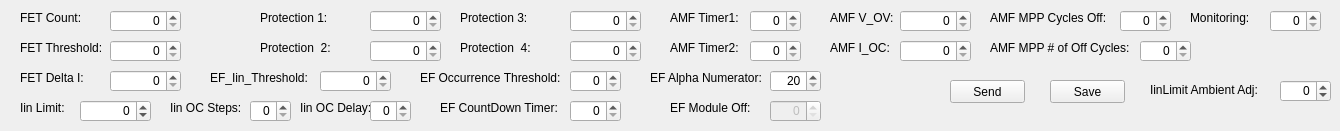
        <widget class="QWidget" name="ProtectionTab">
         <property name="toolTip">
          <string>Protection Tab: Will Display the associated protections for an End Device based on its family.</string>
         </property>
         <attribute name="title">
          <string>Protection</string>
         </attribute>
         <widget class="QLabel" name="protectionsFETFailureCountLabel">
          <property name="geometry">
           <rect>
            <x>20</x>
            <y>10</y>
            <width>61</width>
            <height>16</height>
           </rect>
          </property>
          <property name="text">
           <string>FET Count:</string>
          </property>
         </widget>
         <widget class="QSpinBox" name="protectionsFETFailureCountSpinBox">
          <property name="geometry">
           <rect>
            <x>110</x>
            <y>10</y>
            <width>71</width>
            <height>22</height>
           </rect>
          </property>
          <property name="toolTip">
           <string>s * 26 i&lt;X&gt;, where X is the milliseconds failure condition must be true, 0 disables.</string>
          </property>
          <property name="alignment">
           <set>Qt::AlignRight|Qt::AlignTrailing|Qt::AlignVCenter</set>
          </property>
          <property name="minimum">
           <number>0</number>
          </property>
          <property name="maximum">
           <number>32767</number>
          </property>
          <property name="value">
           <number>0</number>
          </property>
         </widget>
         <widget class="QLabel" name="protectionsFETThresholdLabel">
          <property name="geometry">
           <rect>
            <x>20</x>
            <y>40</y>
            <width>91</width>
            <height>16</height>
           </rect>
          </property>
          <property name="text">
           <string>FET Threshold:</string>
          </property>
         </widget>
         <widget class="QLabel" name="protectionsFETDeltaCurrentLabel">
          <property name="geometry">
           <rect>
            <x>20</x>
            <y>70</y>
            <width>81</width>
            <height>16</height>
           </rect>
          </property>
          <property name="text">
           <string>FET Delta I:</string>
          </property>
         </widget>
         <widget class="QSpinBox" name="protectionsFETThresholdSpinBox">
          <property name="geometry">
           <rect>
            <x>110</x>
            <y>40</y>
            <width>71</width>
            <height>22</height>
           </rect>
          </property>
          <property name="toolTip">
           <string>s * 27 i&lt;X&gt;, where X is the Iout value that must be exceeded for an activated FET failure algorithm to be operational.</string>
          </property>
          <property name="alignment">
           <set>Qt::AlignRight|Qt::AlignTrailing|Qt::AlignVCenter</set>
          </property>
          <property name="minimum">
           <number>0</number>
          </property>
          <property name="maximum">
           <number>32767</number>
          </property>
          <property name="value">
           <number>0</number>
          </property>
         </widget>
         <widget class="QSpinBox" name="protectionsFETDeltaCurrentSpinBox">
          <property name="geometry">
           <rect>
            <x>110</x>
            <y>70</y>
            <width>71</width>
            <height>22</height>
           </rect>
          </property>
          <property name="toolTip">
           <string>s * 28 i&lt;X&gt;, where X is the milliamp difference between Iin1 or Iin2 and Iout for algorithm to recognize a FET failure.</string>
          </property>
          <property name="alignment">
           <set>Qt::AlignRight|Qt::AlignTrailing|Qt::AlignVCenter</set>
          </property>
          <property name="minimum">
           <number>0</number>
          </property>
          <property name="maximum">
           <number>32767</number>
          </property>
          <property name="value">
           <number>0</number>
          </property>
         </widget>
         <widget class="QPushButton" name="protectionsSendPushButton">
          <property name="geometry">
           <rect>
            <x>950</x>
            <y>80</y>
            <width>75</width>
            <height>23</height>
           </rect>
          </property>
          <property name="text">
           <string>Send</string>
          </property>
         </widget>
         <widget class="QPushButton" name="protectionsSavePushButton">
          <property name="geometry">
           <rect>
            <x>1050</x>
            <y>80</y>
            <width>75</width>
            <height>23</height>
           </rect>
          </property>
          <property name="text">
           <string>Save</string>
          </property>
         </widget>
         <widget class="QLabel" name="protectionsProtection1Label">
          <property name="geometry">
           <rect>
            <x>260</x>
            <y>10</y>
            <width>91</width>
            <height>16</height>
           </rect>
          </property>
          <property name="text">
           <string>Protection 1:</string>
          </property>
         </widget>
         <widget class="QSpinBox" name="protectionsProtection1SpinBox">
          <property name="geometry">
           <rect>
            <x>370</x>
            <y>10</y>
            <width>71</width>
            <height>22</height>
           </rect>
          </property>
          <property name="toolTip">
           <string>s * 26 i&lt;X&gt;, where X is the milliseconds failure condition must be true, 0 disables.</string>
          </property>
          <property name="alignment">
           <set>Qt::AlignRight|Qt::AlignTrailing|Qt::AlignVCenter</set>
          </property>
          <property name="minimum">
           <number>0</number>
          </property>
          <property name="maximum">
           <number>32767</number>
          </property>
          <property name="value">
           <number>0</number>
          </property>
         </widget>
         <widget class="QLabel" name="protectionsProtection2Label">
          <property name="geometry">
           <rect>
            <x>260</x>
            <y>40</y>
            <width>101</width>
            <height>16</height>
           </rect>
          </property>
          <property name="text">
           <string>Protection  2:</string>
          </property>
         </widget>
         <widget class="QSpinBox" name="protectionsProtection2SpinBox">
          <property name="geometry">
           <rect>
            <x>370</x>
            <y>40</y>
            <width>71</width>
            <height>22</height>
           </rect>
          </property>
          <property name="toolTip">
           <string>s * 26 i&lt;X&gt;, where X is the milliseconds failure condition must be true, 0 disables.</string>
          </property>
          <property name="alignment">
           <set>Qt::AlignRight|Qt::AlignTrailing|Qt::AlignVCenter</set>
          </property>
          <property name="minimum">
           <number>0</number>
          </property>
          <property name="maximum">
           <number>32767</number>
          </property>
          <property name="value">
           <number>0</number>
          </property>
         </widget>
         <widget class="QLabel" name="protectionsProtection3Label">
          <property name="geometry">
           <rect>
            <x>460</x>
            <y>10</y>
            <width>101</width>
            <height>16</height>
           </rect>
          </property>
          <property name="text">
           <string>Protection 3:</string>
          </property>
         </widget>
         <widget class="QSpinBox" name="protectionsProtection3SpinBox">
          <property name="geometry">
           <rect>
            <x>570</x>
            <y>10</y>
            <width>71</width>
            <height>22</height>
           </rect>
          </property>
          <property name="toolTip">
           <string>s * 26 i&lt;X&gt;, where X is the milliseconds failure condition must be true, 0 disables.</string>
          </property>
          <property name="alignment">
           <set>Qt::AlignRight|Qt::AlignTrailing|Qt::AlignVCenter</set>
          </property>
          <property name="minimum">
           <number>0</number>
          </property>
          <property name="maximum">
           <number>32767</number>
          </property>
          <property name="value">
           <number>0</number>
          </property>
         </widget>
         <widget class="QLabel" name="protectionsProtection4Label">
          <property name="geometry">
           <rect>
            <x>460</x>
            <y>40</y>
            <width>101</width>
            <height>16</height>
           </rect>
          </property>
          <property name="text">
           <string>Protection  4:</string>
          </property>
         </widget>
         <widget class="QSpinBox" name="protectionsProtection4SpinBox">
          <property name="geometry">
           <rect>
            <x>570</x>
            <y>40</y>
            <width>71</width>
            <height>22</height>
           </rect>
          </property>
          <property name="toolTip">
           <string>s * 26 i&lt;X&gt;, where X is the milliseconds failure condition must be true, 0 disables.</string>
          </property>
          <property name="alignment">
           <set>Qt::AlignRight|Qt::AlignTrailing|Qt::AlignVCenter</set>
          </property>
          <property name="minimum">
           <number>0</number>
          </property>
          <property name="maximum">
           <number>32767</number>
          </property>
          <property name="value">
           <number>0</number>
          </property>
         </widget>
         <widget class="QLabel" name="protectionsAMF_Timer1Label">
          <property name="geometry">
           <rect>
            <x>670</x>
            <y>10</y>
            <width>81</width>
            <height>16</height>
           </rect>
          </property>
          <property name="text">
           <string>AMF Timer1:</string>
          </property>
         </widget>
         <widget class="QLabel" name="protectionsAMF_Timer2Label">
          <property name="geometry">
           <rect>
            <x>670</x>
            <y>40</y>
            <width>81</width>
            <height>16</height>
           </rect>
          </property>
          <property name="text">
           <string>AMF Timer2:</string>
          </property>
         </widget>
         <widget class="QSpinBox" name="protectionsAMF_Timer1Spinbox">
          <property name="geometry">
           <rect>
            <x>750</x>
            <y>10</y>
            <width>51</width>
            <height>22</height>
           </rect>
          </property>
          <property name="toolTip">
           <string>s * 114 b&lt;X&gt;,where X is the number of 15 second increments for first AMF timer,  0 disables.</string>
          </property>
          <property name="alignment">
           <set>Qt::AlignRight|Qt::AlignTrailing|Qt::AlignVCenter</set>
          </property>
          <property name="minimum">
           <number>0</number>
          </property>
          <property name="maximum">
           <number>255</number>
          </property>
          <property name="value">
           <number>0</number>
          </property>
         </widget>
         <widget class="QSpinBox" name="protectionsAMF_Timer2Spinbox">
          <property name="geometry">
           <rect>
            <x>750</x>
            <y>40</y>
            <width>51</width>
            <height>22</height>
           </rect>
          </property>
          <property name="toolTip">
           <string>s * 115 b&lt;X&gt;, where X is the number of 15 second intervals Timer2 will last, duration between limit checks.</string>
          </property>
          <property name="alignment">
           <set>Qt::AlignRight|Qt::AlignTrailing|Qt::AlignVCenter</set>
          </property>
          <property name="minimum">
           <number>0</number>
          </property>
          <property name="maximum">
           <number>255</number>
          </property>
          <property name="value">
           <number>0</number>
          </property>
         </widget>
         <widget class="QLabel" name="protectionsAMF_V_OVLabel">
          <property name="geometry">
           <rect>
            <x>830</x>
            <y>10</y>
            <width>71</width>
            <height>16</height>
           </rect>
          </property>
          <property name="text">
           <string>AMF V_OV:</string>
          </property>
         </widget>
         <widget class="QLabel" name="protectionsAMF_I_OCLabel">
          <property name="geometry">
           <rect>
            <x>830</x>
            <y>40</y>
            <width>71</width>
            <height>16</height>
           </rect>
          </property>
          <property name="text">
           <string>AMF I_OC:</string>
          </property>
         </widget>
         <widget class="QSpinBox" name="protectionsAMF_V_OVSpinBox">
          <property name="geometry">
           <rect>
            <x>900</x>
            <y>10</y>
            <width>71</width>
            <height>22</height>
           </rect>
          </property>
          <property name="toolTip">
           <string>s * 37 i&lt;XXX&gt;, where XXX when divided by 33.33 will be equal to the Vout limit.</string>
          </property>
          <property name="alignment">
           <set>Qt::AlignRight|Qt::AlignTrailing|Qt::AlignVCenter</set>
          </property>
          <property name="minimum">
           <number>0</number>
          </property>
          <property name="maximum">
           <number>65535</number>
          </property>
          <property name="value">
           <number>0</number>
          </property>
         </widget>
         <widget class="QSpinBox" name="protectionsAMF_I_OCSpinBox">
          <property name="geometry">
           <rect>
            <x>900</x>
            <y>40</y>
            <width>71</width>
            <height>22</height>
           </rect>
          </property>
          <property name="toolTip">
           <string>s * 38 i&lt;XXX&gt;, where XXX is the milliAmps value for the Iout limit.</string>
          </property>
          <property name="alignment">
           <set>Qt::AlignRight|Qt::AlignTrailing|Qt::AlignVCenter</set>
          </property>
          <property name="minimum">
           <number>0</number>
          </property>
          <property name="maximum">
           <number>32767</number>
          </property>
          <property name="value">
           <number>0</number>
          </property>
         </widget>
         <widget class="QLabel" name="protectionsAMF_DebugLabel">
          <property name="geometry">
           <rect>
            <x>1190</x>
            <y>10</y>
            <width>71</width>
            <height>16</height>
           </rect>
          </property>
          <property name="text">
           <string>Monitoring:</string>
          </property>
         </widget>
         <widget class="QSpinBox" name="protectionsAMF_DebugSpinbox">
          <property name="geometry">
           <rect>
            <x>1270</x>
            <y>10</y>
            <width>51</width>
            <height>22</height>
           </rect>
          </property>
          <property name="toolTip">
           <string>s * 117 b&lt;X&gt;, where &lt;X&gt; is 1 to debug Memory Fix Algorithm and 2 is for seeing debug info for Engine Failure Algorithm, 3 is for Iin Limit Algorithm, 0 disables</string>
          </property>
          <property name="alignment">
           <set>Qt::AlignRight|Qt::AlignTrailing|Qt::AlignVCenter</set>
          </property>
          <property name="minimum">
           <number>0</number>
          </property>
          <property name="maximum">
           <number>3</number>
          </property>
          <property name="value">
           <number>0</number>
          </property>
         </widget>
         <widget class="QLabel" name="protectionsAMF_MPP_Off_CyclesLabel">
          <property name="geometry">
           <rect>
            <x>990</x>
            <y>10</y>
            <width>121</width>
            <height>16</height>
           </rect>
          </property>
          <property name="text">
           <string>AMF MPP Cycles Off:</string>
          </property>
         </widget>
         <widget class="QSpinBox" name="protectionsAMF_MPP_Off_CyclesSpinbox">
          <property name="geometry">
           <rect>
            <x>1120</x>
            <y>10</y>
            <width>51</width>
            <height>22</height>
           </rect>
          </property>
          <property name="toolTip">
           <string>s * 114 b&lt;X&gt;,where X is the number of 15 second increments for first AMF timer,  0 disables.</string>
          </property>
          <property name="alignment">
           <set>Qt::AlignRight|Qt::AlignTrailing|Qt::AlignVCenter</set>
          </property>
          <property name="minimum">
           <number>0</number>
          </property>
          <property name="maximum">
           <number>15</number>
          </property>
          <property name="value">
           <number>0</number>
          </property>
         </widget>
         <widget class="QLabel" name="protectionsAMF_MPP_TimesOffLabel">
          <property name="geometry">
           <rect>
            <x>990</x>
            <y>40</y>
            <width>151</width>
            <height>16</height>
           </rect>
          </property>
          <property name="text">
           <string>AMF MPP # of Off Cycles:</string>
          </property>
         </widget>
         <widget class="QSpinBox" name="protectionsAMF_MPP_TimesOffSpinbox">
          <property name="geometry">
           <rect>
            <x>1140</x>
            <y>40</y>
            <width>51</width>
            <height>22</height>
           </rect>
          </property>
          <property name="toolTip">
           <string>s * 114 b&lt;X&gt;,where X is the number of 15 second increments for first AMF timer,  0 disables.</string>
          </property>
          <property name="alignment">
           <set>Qt::AlignRight|Qt::AlignTrailing|Qt::AlignVCenter</set>
          </property>
          <property name="minimum">
           <number>0</number>
          </property>
          <property name="maximum">
           <number>15</number>
          </property>
          <property name="value">
           <number>0</number>
          </property>
         </widget>
         <widget class="QLabel" name="protectionsEFInputCurrentThresholdLabel">
          <property name="geometry">
           <rect>
            <x>210</x>
            <y>70</y>
            <width>101</width>
            <height>16</height>
           </rect>
          </property>
          <property name="text">
           <string>EF_Iin_Threshold:</string>
          </property>
         </widget>
         <widget class="QSpinBox" name="protectionsEFInputCurrentThresholdSpinBox">
          <property name="geometry">
           <rect>
            <x>320</x>
            <y>70</y>
            <width>71</width>
            <height>22</height>
           </rect>
          </property>
          <property name="toolTip">
           <string>s * 39 i&lt;X&gt;, where &lt;X&gt; is the value in milliAmps, upper limit of 32767</string>
          </property>
          <property name="alignment">
           <set>Qt::AlignRight|Qt::AlignTrailing|Qt::AlignVCenter</set>
          </property>
          <property name="minimum">
           <number>0</number>
          </property>
          <property name="maximum">
           <number>32767</number>
          </property>
          <property name="value">
           <number>0</number>
          </property>
         </widget>
         <widget class="QLabel" name="protectionsEFOccurrenceThresholdLabel">
          <property name="geometry">
           <rect>
            <x>420</x>
            <y>70</y>
            <width>151</width>
            <height>16</height>
           </rect>
          </property>
          <property name="text">
           <string>EF Occurrence Threshold:</string>
          </property>
         </widget>
         <widget class="QSpinBox" name="protectionsEFOccurrenceThresholdSpinbox">
          <property name="geometry">
           <rect>
            <x>570</x>
            <y>70</y>
            <width>51</width>
            <height>22</height>
           </rect>
          </property>
          <property name="toolTip">
           <string>s * 118 b&lt;X&gt;,where X is the number of times a engine failure will be recognized before taking action,  0 disables EF algorithm.</string>
          </property>
          <property name="alignment">
           <set>Qt::AlignRight|Qt::AlignTrailing|Qt::AlignVCenter</set>
          </property>
          <property name="minimum">
           <number>0</number>
          </property>
          <property name="maximum">
           <number>255</number>
          </property>
          <property name="value">
           <number>0</number>
          </property>
         </widget>
         <widget class="QLabel" name="protectionsEFCountDownTimerLabel">
          <property name="geometry">
           <rect>
            <x>440</x>
            <y>100</y>
            <width>121</width>
            <height>16</height>
           </rect>
          </property>
          <property name="text">
           <string>EF CountDown Timer:</string>
          </property>
         </widget>
         <widget class="QSpinBox" name="protectionsEFCountDownTimerSpinbox">
          <property name="geometry">
           <rect>
            <x>570</x>
            <y>100</y>
            <width>51</width>
            <height>22</height>
           </rect>
          </property>
          <property name="toolTip">
           <string>s * 119 b&lt;X&gt;, where &lt;X&gt; is used to provide a X * 3  interval between checks in seconds.</string>
          </property>
          <property name="alignment">
           <set>Qt::AlignRight|Qt::AlignTrailing|Qt::AlignVCenter</set>
          </property>
          <property name="minimum">
           <number>0</number>
          </property>
          <property name="maximum">
           <number>255</number>
          </property>
          <property name="value">
           <number>0</number>
          </property>
         </widget>
         <widget class="QLabel" name="protectionsEFAlphaNumeratorLabel">
          <property name="geometry">
           <rect>
            <x>650</x>
            <y>70</y>
            <width>111</width>
            <height>16</height>
           </rect>
          </property>
          <property name="text">
           <string>EF Alpha Numerator:</string>
          </property>
         </widget>
         <widget class="QSpinBox" name="protectionsEFAlphaNumeratorSpinbox">
          <property name="geometry">
           <rect>
            <x>770</x>
            <y>70</y>
            <width>51</width>
            <height>22</height>
           </rect>
          </property>
          <property name="toolTip">
           <string>s * 120 b&lt;X&gt;, where &lt;X&gt; is a value divided by 1000.0 to provide the alpha coefficient for the EF algorithm.</string>
          </property>
          <property name="alignment">
           <set>Qt::AlignRight|Qt::AlignTrailing|Qt::AlignVCenter</set>
          </property>
          <property name="minimum">
           <number>20</number>
          </property>
          <property name="maximum">
           <number>50</number>
          </property>
          <property name="value">
           <number>20</number>
          </property>
          <property name="displayIntegerBase">
           <number>10</number>
          </property>
         </widget>
         <widget class="QLabel" name="protectionsEFModuleOffLabel">
          <property name="geometry">
           <rect>
            <x>670</x>
            <y>100</y>
            <width>91</width>
            <height>16</height>
           </rect>
          </property>
          <property name="text">
           <string>EF Module Off:</string>
          </property>
         </widget>
         <widget class="QSpinBox" name="protectionsEFModuleOffSpinbox">
          <property name="enabled">
           <bool>false</bool>
          </property>
          <property name="geometry">
           <rect>
            <x>770</x>
            <y>100</y>
            <width>51</width>
            <height>22</height>
           </rect>
          </property>
          <property name="toolTip">
           <string>Read Only Value, a value of 0xFE (254) indicates the algorithm has turned off the module, 0 indicates otherwise.</string>
          </property>
          <property name="alignment">
           <set>Qt::AlignRight|Qt::AlignTrailing|Qt::AlignVCenter</set>
          </property>
          <property name="minimum">
           <number>0</number>
          </property>
          <property name="maximum">
           <number>254</number>
          </property>
          <property name="value">
           <number>0</number>
          </property>
         </widget>
         <widget class="QLabel" name="protectionsIinLimitLabel">
          <property name="geometry">
           <rect>
            <x>20</x>
            <y>100</y>
            <width>61</width>
            <height>16</height>
           </rect>
          </property>
          <property name="text">
           <string>Iin Limit:</string>
          </property>
         </widget>
         <widget class="QSpinBox" name="protectionsIinLimitSpinbox">
          <property name="geometry">
           <rect>
            <x>80</x>
            <y>100</y>
            <width>71</width>
            <height>22</height>
           </rect>
          </property>
          <property name="toolTip">
           <string>s * 40 i&lt;XXX&gt;, where XXX can be -32768 through 32767</string>
          </property>
          <property name="alignment">
           <set>Qt::AlignRight|Qt::AlignTrailing|Qt::AlignVCenter</set>
          </property>
          <property name="minimum">
           <number>-32768</number>
          </property>
          <property name="maximum">
           <number>32767</number>
          </property>
          <property name="value">
           <number>0</number>
          </property>
         </widget>
         <widget class="QLabel" name="protectionsIinLimitOCStepsLabel">
          <property name="geometry">
           <rect>
            <x>170</x>
            <y>100</y>
            <width>71</width>
            <height>16</height>
           </rect>
          </property>
          <property name="text">
           <string>Iin OC Steps:</string>
          </property>
         </widget>
         <widget class="QSpinBox" name="protectionsIinLimitOCStepsSpinbox">
          <property name="geometry">
           <rect>
            <x>250</x>
            <y>100</y>
            <width>41</width>
            <height>22</height>
           </rect>
          </property>
          <property name="toolTip">
           <string>s * 122 b&lt;X&gt;;,where X is of 120 millisecond counts the protection will go through before proceeding to the delay specified in OC delay,  0 disables Iin Limit algorithm.</string>
          </property>
          <property name="alignment">
           <set>Qt::AlignRight|Qt::AlignTrailing|Qt::AlignVCenter</set>
          </property>
          <property name="minimum">
           <number>0</number>
          </property>
          <property name="maximum">
           <number>15</number>
          </property>
          <property name="value">
           <number>0</number>
          </property>
         </widget>
         <widget class="QLabel" name="protectionsIinLimitOCDelayLabel">
          <property name="geometry">
           <rect>
            <x>300</x>
            <y>100</y>
            <width>71</width>
            <height>16</height>
           </rect>
          </property>
          <property name="text">
           <string>Iin OC Delay:</string>
          </property>
         </widget>
         <widget class="QSpinBox" name="protectionsIinLimitOCDelaySpinbox">
          <property name="geometry">
           <rect>
            <x>370</x>
            <y>100</y>
            <width>41</width>
            <height>22</height>
           </rect>
          </property>
          <property name="toolTip">
           <string>s * 123 b&lt;XX&gt;   ;,where X is of 960 millisecond cycles the protection algortihm will cycle through before checking if protection is still needed.</string>
          </property>
          <property name="alignment">
           <set>Qt::AlignRight|Qt::AlignTrailing|Qt::AlignVCenter</set>
          </property>
          <property name="minimum">
           <number>0</number>
          </property>
          <property name="maximum">
           <number>15</number>
          </property>
          <property name="value">
           <number>0</number>
          </property>
         </widget>
         <widget class="QLabel" name="protectionsIinLimitTempAmbientAdjustLabel">
          <property name="geometry">
           <rect>
            <x>1150</x>
            <y>80</y>
            <width>121</width>
            <height>20</height>
           </rect>
          </property>
          <property name="text">
           <string>IinLimit Ambient Adj:</string>
          </property>
         </widget>
         <widget class="QSpinBox" name="protectionsIinLimitTempAmbientAdjustSpinBox">
          <property name="geometry">
           <rect>
            <x>1280</x>
            <y>80</y>
            <width>51</width>
            <height>22</height>
           </rect>
          </property>
          <property name="toolTip">
           <string>s * 120 b&lt;X&gt;, where &lt;X&gt; is a value divided by 1000.0 to provide the alpha coefficient for the EF algorithm.</string>
          </property>
          <property name="alignment">
           <set>Qt::AlignRight|Qt::AlignTrailing|Qt::AlignVCenter</set>
          </property>
          <property name="minimum">
           <number>-128</number>
          </property>
          <property name="maximum">
           <number>127</number>
          </property>
          <property name="value">
           <number>0</number>
          </property>
          <property name="displayIntegerBase">
           <number>10</number>
          </property>
         </widget>
        </widget>
